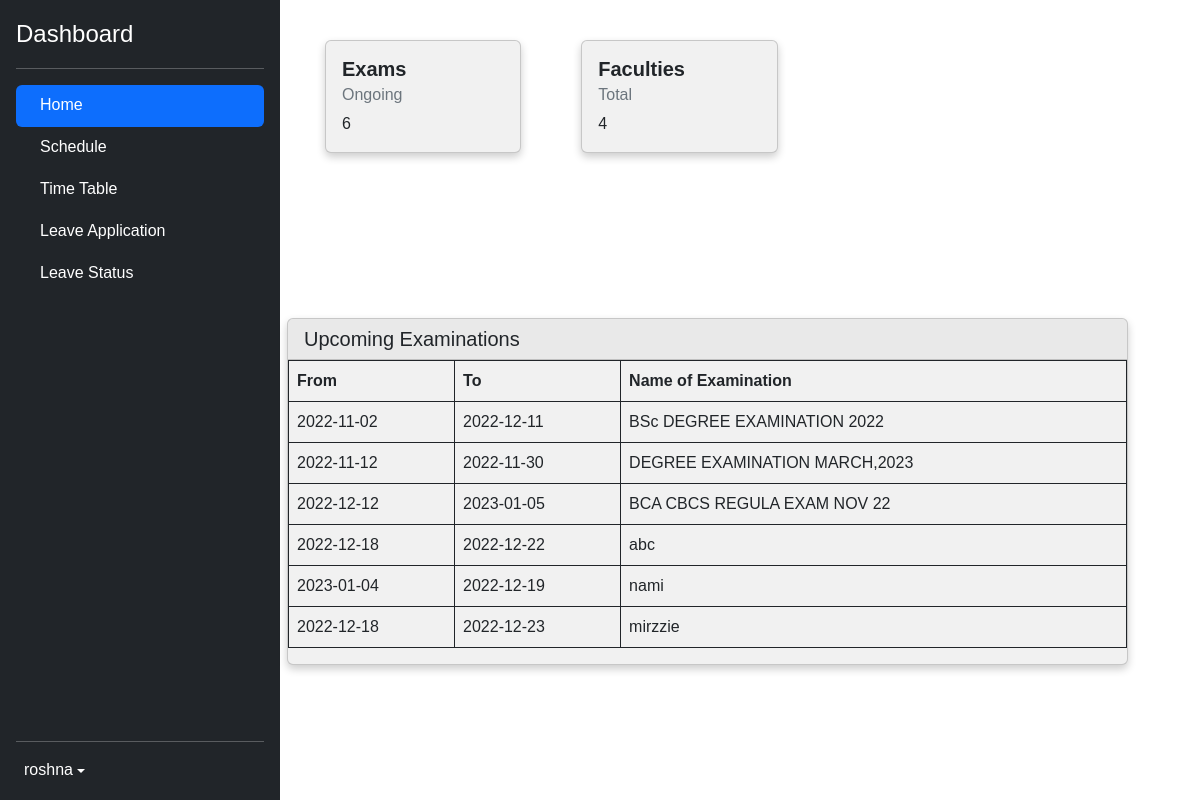
Page /user/user_dash.php?uname=roshna (signed in) on the committed database.
### tables this page shows
CREATE TABLE IF NOT EXISTS `exam_tb` (
  `exam_id` int(11) NOT NULL AUTO_INCREMENT,
  `exam_name` varchar(100) NOT NULL,
  `start_date` date NOT NULL,
  `end_date` date NOT NULL,
  `sem_id` int(11) NOT NULL,
  `status` int(11) NOT NULL,
  PRIMARY KEY (`exam_id`),
  KEY `semID` (`sem_id`)
);

### user/user_dash.php (the view, shortened to what this page needs)
<?php
$uname = $_SESSION['uname'];
?>
<!doctype html>
<html lang="en">
  <head>
    <link rel='stylesheet' href='https://cdn-uicons.flaticon.com/uicons-regular-rounded/css/uicons-regular-rounded.css'>
    <link rel='stylesheet' href='https://cdn-uicons.flaticon.com/uicons-regular-straight/css/uicons-regular-straight.css'>
    <link rel='stylesheet' href='https://cdn-uicons.flaticon.com/uicons-solid-rounded/css/uicons-solid-rounded.css'>
    <link href="../assets/css/bootstrap.min.css" rel="stylesheet">
    <link href="../assets/css/sidebars.css" rel="stylesheet">
  </head>
  <body>
<main class="d-flex flex-nowrap" style="height: 990px;" >
  <div class="d-flex flex-column flex-shrink-0 p-3 text-bg-dark" style="width: 280px;">
  <div class="d-flex align-items-center mb-3 mb-md-0 me-md-auto text-white text-decoration-none">
      <span class="fs-4">Dashboard</span>
    </div>
    <hr>
       <ul class="nav nav-pills flex-column mb-auto">
      <li class="nav-item">
        <a href="user_dash.php" class="nav-link active" aria-current="page">
          Home
        </a>
      </li>
      <li>
        <a href="schedule.php" class="nav-link text-white">
          Schedule
        </a>
      </li>
      <li>
        <a href="timetable.php" class="nav-link text-white">
          Time Table
        </a>
      </li>
      <li>
        <a href="leave_application.php" class="nav-link text-white">
          Leave Application
        </a>
      </li>
      <li>
        <a href="leave_status.php" class="nav-link text-white">
            Leave Status
        </a>
      </li>
    </ul>
    <hr>
    <div class="dropdown">
      <a href="#" class="d-flex align-items-center text-white text-decoration-none dropdown-toggle" data-bs-toggle="dropdown" aria-expanded="false">
        <span><i class="fi fi-rr-user  bi pe-none me-2"></i><?php echo $uname;?></span>
      </a>
    </div>
  </div>
<?php
  include "../server.php";
  $sql = "SELECT * from fac_tb WHERE status = '1'";
  $avail_fac_count = mysqli_query($conn,$sql);
  include "../server.php";
  $sql = "SELECT * from exam_tb ";
  $exam_count = mysqli_query($conn,$sql);
?>
  <div class="row">
    <div class="column">
      <div class="card">
        <div class="card-body">
          <h5 class="card-title"><b>Exams</b></h5>
          <h6 class="card-subtitle mb-2 text-muted">Ongoing</h6>
          <p class="card-text"><?php echo mysqli_num_rows($exam_count); ?></p>
        </div>
      </div>
    </div>
    <div class="column">
      <div class="card">
        <div class="card-body">
        <h5 class="card-title"><b>Faculties</b></h5>
        <h6 class="card-subtitle mb-2 text-muted">Total</h6>
        <p class="card-text"><?php echo mysqli_num_rows($avail_fac_count); ?></p>
      </div></div>
    </div>
  <div class="d-flex flex-column flex-grow-1" style="padding-top : 30px;">
  <div class="card">
  <h5 class="card-header">Upcoming Examinations</h5>
    <div class="table-responsive">
      <table class="table table-bordered border-dark">
        <thead>
          <tr>
            <th scope="col">From</th>
            <th scope="col">To</th>
            <th scope="col">Name of Examination</th>
          </tr>
        </thead>
        <tbody>
		<?php
      include '../server.php';
      $sql_query = "SELECT * FROM exam_tb WHERE status='1'";
			$resultset = mysqli_query($conn, $sql_query) or die("database error:". mysqli_error($conn));
			while( $row = mysqli_fetch_assoc($resultset) ) {
			?>
			   <tr id="<?php echo $row ['exam_id']; ?>">
         <td><?php echo $row ['start_date']; ?></td>
			   <td><?php echo $row ['end_date']; ?></td>
			   <td><?php echo $row ['exam_name']; ?></td>
			   </tr>
			<?php } ?>
        </tbody>
      </table>
    </div>
</div>
</div>
</main>
  </body>
</html>

### assets/css/sidebars.css (style rules this page uses)
body { min-height: 100vh; min-height: -webkit-fill-available; }
html { height: -webkit-fill-available; }
main { height: 100vh; height: -webkit-fill-available; max-height: 100vh; overflow-x: auto; overflow-y: hidden; }
.dropdown-toggle { outline: 0; }

### user/user_dash.php (style rules this page uses)
body { font-family: Arial, Helvetica, sans-serif; }
.column { margin-top: 40px; margin-left: 40px; float: left; width: 25%; padding: 0 10px; }
.row { margin: 0 -5px; }
.row:after { content: ""; display: table; clear: both; }
.card { text-padding: 20px; box-shadow: 0 4px 8px 0 rgba(0, 0, 0, 0.2); text-align: left; background-color: #f1f1f1; }

### rows in the picture
exam_tb: start_date "2022-11-02", end_date "2022-12-11", exam_name "BSc DEGREE EXAMINATION 2022"
exam_tb: start_date "2022-11-12", end_date "2022-11-30", exam_name "DEGREE EXAMINATION MARCH,2023"
exam_tb: start_date "2022-12-12", end_date "2023-01-05", exam_name "BCA CBCS REGULA EXAM NOV 22"
exam_tb: start_date "2022-12-18", end_date "2022-12-22", exam_name "abc"
exam_tb: start_date "2023-01-04", end_date "2022-12-19", exam_name "nami"
exam_tb: start_date "2022-12-18", end_date "2022-12-23", exam_name "mirzzie"

### other values in the picture
$uname "roshna"
mysqli_num_rows($exam_count) "6"
mysqli_num_rows($avail_fac_count) "4"
